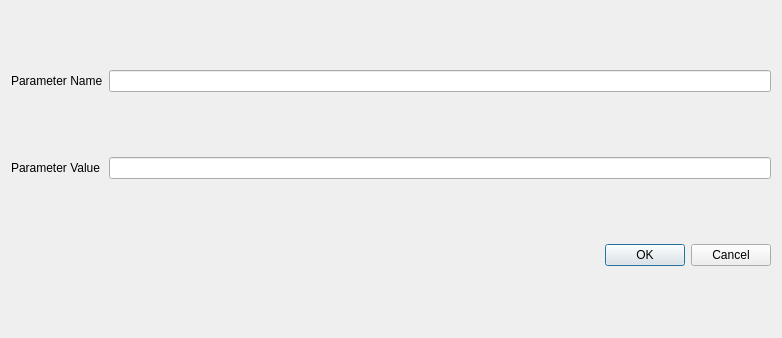
<?xml version="1.0" encoding="UTF-8"?>
<ui version="4.0">
 <class>Dialog</class>
 <widget class="QDialog" name="Dialog">
  <property name="geometry">
   <rect>
    <x>0</x>
    <y>0</y>
    <width>782</width>
    <height>338</height>
   </rect>
  </property>
  <property name="windowTitle">
   <string>Dialog</string>
  </property>
  <layout class="QGridLayout" name="gridLayout">
   <item row="1" column="1">
    <widget class="QLineEdit" name="parValueLineEdit"/>
   </item>
   <item row="1" column="0">
    <widget class="QLabel" name="parValueLabel">
     <property name="text">
      <string>Parameter Value</string>
     </property>
    </widget>
   </item>
   <item row="0" column="1">
    <widget class="QLineEdit" name="parNameLineEdit"/>
   </item>
   <item row="0" column="0">
    <widget class="QLabel" name="parNameLabel">
     <property name="text">
      <string>Parameter Name</string>
     </property>
    </widget>
   </item>
   <item row="2" column="1">
    <widget class="QDialogButtonBox" name="buttonBox">
     <property name="orientation">
      <enum>Qt::Horizontal</enum>
     </property>
     <property name="standardButtons">
      <set>QDialogButtonBox::Cancel|QDialogButtonBox::Ok</set>
     </property>
    </widget>
   </item>
  </layout>
 </widget>
 <resources/>
 <connections>
  <connection>
   <sender>buttonBox</sender>
   <signal>accepted()</signal>
   <receiver>Dialog</receiver>
   <slot>accept()</slot>
   <hints>
    <hint type="sourcelabel">
     <x>248</x>
     <y>254</y>
    </hint>
    <hint type="destinationlabel">
     <x>157</x>
     <y>274</y>
    </hint>
   </hints>
  </connection>
  <connection>
   <sender>buttonBox</sender>
   <signal>rejected()</signal>
   <receiver>Dialog</receiver>
   <slot>reject()</slot>
   <hints>
    <hint type="sourcelabel">
     <x>316</x>
     <y>260</y>
    </hint>
    <hint type="destinationlabel">
     <x>286</x>
     <y>274</y>
    </hint>
   </hints>
  </connection>
 </connections>
</ui>
